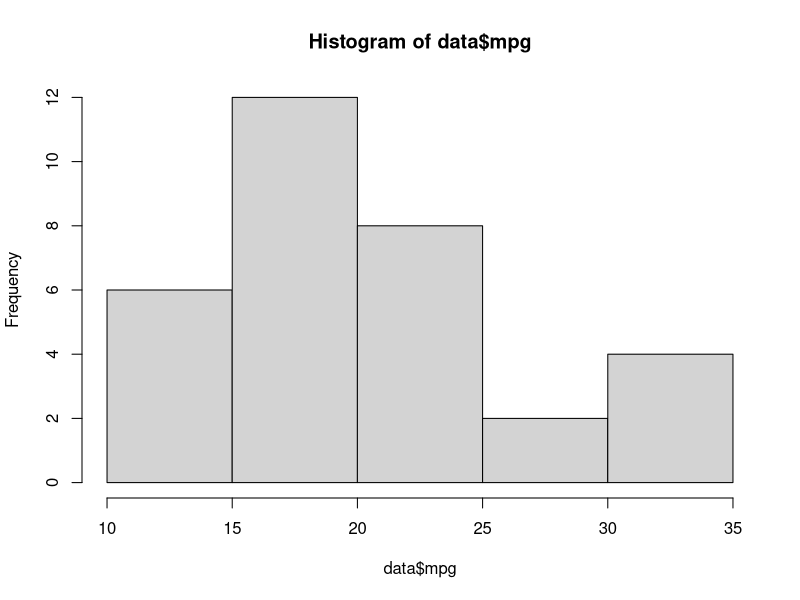

R code for this plot:
#Codigo para problema 2
  #para borrar todos los datos en data
rm(list=ls())

data <- mtcars #asignamos datos
data #ejecutamos las dos lineas para abrir los datos

data$mpg
hist(data$mpg)
